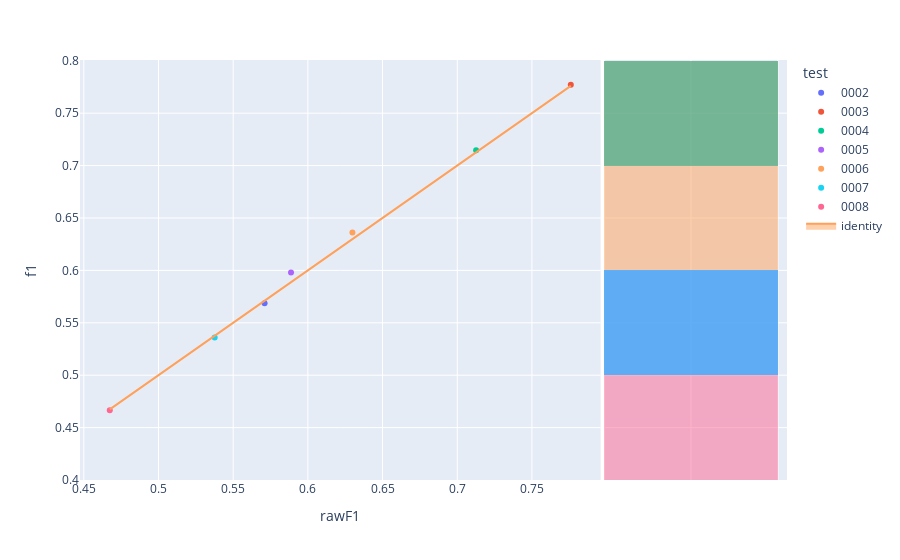

This figure's notebook cell:
### Code cell
fig=px.scatter(experimentModels,x='rawF1',y='f1',color='test',hover_name='modelId', marginal_y="histogram")
fig.add_trace(
    go.Scatter(x=experimentModels['rawF1'], y=experimentModels['rawF1'], name="identity", mode='lines',fill="toself")
)
fig.show()

### Figure 1 — Plotly figure (JSON) as saved in the notebook; plotly's stock layout.template omitted (floating-point values rounded to 4 significant figures)
{"data": [{"hovertemplate": "<b>%{hovertext}</b><br><br>test=0002<br>rawF1=%{x}<br>f1=%{y}<extra></extra>", "hovertext": ["9e8c92c9-d012-4e46-a60f-74540df5103d"], "legendgroup": "0002", "marker": {"color": "#636efa", "symbol": "circle"}, "mode": "markers", "name": "0002", "orientation": "v", "showlegend": true, "type": "scatter", "x": [0.571], "xaxis": "x", "y": [0.5687], "yaxis": "y"}, {"alignmentgroup": "True", "bingroup": "y", "hovertemplate": "test=0002<br>f1=%{y}<br>count=%{x}<extra></extra>", "legendgroup": "0002", "marker": {"color": "#636efa"}, "name": "0002", "offsetgroup": "0002", "opacity": 0.5, "showlegend": false, "type": "histogram", "xaxis": "x2", "y": [0.5687], "yaxis": "y2"}, {"hovertemplate": "<b>%{hovertext}</b><br><br>test=0003<br>rawF1=%{x}<br>f1=%{y}<extra></extra>", "hovertext": ["16258fa7-20b7-495e-a32f-75aec610ef66"], "legendgroup": "0003", "marker": {"color": "#EF553B", "symbol": "circle"}, "mode": "markers", "name": "0003", "orientation": "v", "showlegend": true, "type": "scatter", "x": [0.776], "xaxis": "x", "y": [0.7771], "yaxis": "y"}, {"alignmentgroup": "True", "bingroup": "y", "hovertemplate": "test=0003<br>f1=%{y}<br>count=%{x}<extra></extra>", "legendgroup": "0003", "marker": {"color": "#EF553B"}, "name": "0003", "offsetgroup": "0003", "opacity": 0.5, "showlegend": false, "type": "histogram", "xaxis": "x2", "y": [0.7771], "yaxis": "y2"}, {"hovertemplate": "<b>%{hovertext}</b><br><br>test=0004<br>rawF1=%{x}<br>f1=%{y}<extra></extra>", "hovertext": ["3654a0cd-77b5-4bcf-8238-54296d7c1a27"], "legendgroup": "0004", "marker": {"color": "#00cc96", "symbol": "circle"}, "mode": "markers", "name": "0004", "orientation": "v", "showlegend": true, "type": "scatter", "x": [0.7127], "xaxis": "x", "y": [0.7147], "yaxis": "y"}, {"alignmentgroup": "True", "bingroup": "y", "hovertemplate": "test=0004<br>f1=%{y}<br>count=%{x}<extra></extra>", "legendgroup": "0004", "marker": {"color": "#00cc96"}, "name": "0004", "offsetgroup": "0004", "opacity": 0.5, "showlegend": false, "type": "histogram", "xaxis": "x2", "y": [0.7147], "yaxis": "y2"}, {"hovertemplate": "<b>%{hovertext}</b><br><br>test=0005<br>rawF1=%{x}<br>f1=%{y}<extra></extra>", "hovertext": ["8cec6075-9679-4f7b-b5c7-d6ff36147e79"], "legendgroup": "0005", "marker": {"color": "#ab63fa", "symbol": "circle"}, "mode": "markers", "name": "0005", "orientation": "v", "showlegend": true, "type": "scatter", "x": [0.5887], "xaxis": "x", "y": [0.5979], "yaxis": "y"}, {"alignmentgroup": "True", "bingroup": "y", "hovertemplate": "test=0005<br>f1=%{y}<br>count=%{x}<extra></extra>", "legendgroup": "0005", "marker": {"color": "#ab63fa"}, "name": "0005", "offsetgroup": "0005", "opacity": 0.5, "showlegend": false, "type": "histogram", "xaxis": "x2", "y": [0.5979], "yaxis": "y2"}, {"hovertemplate": "<b>%{hovertext}</b><br><br>test=0006<br>rawF1=%{x}<br>f1=%{y}<extra></extra>", "hovertext": ["5401bdbe-22c1-42a0-9740-d2921a271387"], "legendgroup": "0006", "marker": {"color": "#FFA15A", "symbol": "circle"}, "mode": "markers", "name": "0006", "orientation": "v", "showlegend": true, "type": "scatter", "x": [0.6298], "xaxis": "x", "y": [0.6362], "yaxis": "y"}, {"alignmentgroup": "True", "bingroup": "y", "hovertemplate": "test=0006<br>f1=%{y}<br>count=%{x}<extra></extra>", "legendgroup": "0006", "marker": {"color": "#FFA15A"}, "name": "0006", "offsetgroup": "0006", "opacity": 0.5, "showlegend": false, "type": "histogram", "xaxis": "x2", "y": [0.6362], "yaxis": "y2"}, {"hovertemplate": "<b>%{hovertext}</b><br><br>test=0007<br>rawF1=%{x}<br>f1=%{y}<extra></extra>", "hovertext": ["2d237bf5-9265-439a-827b-f1411cb4fc3a"], "legendgroup": "0007", "marker": {"color": "#19d3f3", "symbol": "circle"}, "mode": "markers", "name": "0007", "orientation": "v", "showlegend": true, "type": "scatter", "x": [0.5376], "xaxis": "x", "y": [0.5361], "yaxis": "y"}, {"alignmentgroup": "True", "bingroup": "y", "hovertemplate": "test=0007<br>f1=%{y}<br>count=%{x}<extra></extra>", "legendgroup": "0007", "marker": {"color": "#19d3f3"}, "name": "0007", "offsetgroup": "0007", "opacity": 0.5, "showlegend": false, "type": "histogram", "xaxis": "x2", "y": [0.5361], "yaxis": "y2"}, {"hovertemplate": "<b>%{hovertext}</b><br><br>test=0008<br>rawF1=%{x}<br>f1=%{y}<extra></extra>", "hovertext": ["8bf430c8-bbc9-4ee2-927e-75f7a5e76570"], "legendgroup": "0008", "marker": {"color": "#FF6692", "symbol": "circle"}, "mode": "markers", "name": "0008", "orientation": "v", "showlegend": true, "type": "scatter", "x": [0.4674], "xaxis": "x", "y": [0.4666], "yaxis": "y"}, {"alignmentgroup": "True", "bingroup": "y", "hovertemplate": "test=0008<br>f1=%{y}<br>count=%{x}<extra></extra>", "legendgroup": "0008", "marker": {"color": "#FF6692"}, "name": "0008", "offsetgroup": "0008", "opacity": 0.5, "showlegend": false, "type": "histogram", "xaxis": "x2", "y": [0.4666], "yaxis": "y2"}, {"fill": "toself", "mode": "lines", "name": "identity", "type": "scatter", "x": [0.571, 0.776, 0.7127, 0.5887, 0.6298, 0.5376, 0.4674], "y": [0.571, 0.776, 0.7127, 0.5887, 0.6298, 0.5376, 0.4674]}], "layout": {"barmode": "overlay", "legend": {"title": {"text": "test"}, "tracegroupgap": 0}, "margin": {"t": 60}, "xaxis": {"anchor": "y", "domain": [0, 0.7363], "title": {"text": "rawF1"}}, "xaxis2": {"anchor": "y2", "domain": [0.7413, 1], "matches": "x2", "showgrid": true, "showline": false, "showticklabels": false, "ticks": ""}, "yaxis": {"anchor": "x", "domain": [0, 1], "title": {"text": "f1"}}, "yaxis2": {"anchor": "x2", "domain": [0, 1], "matches": "y", "showgrid": true, "showticklabels": false}}}
